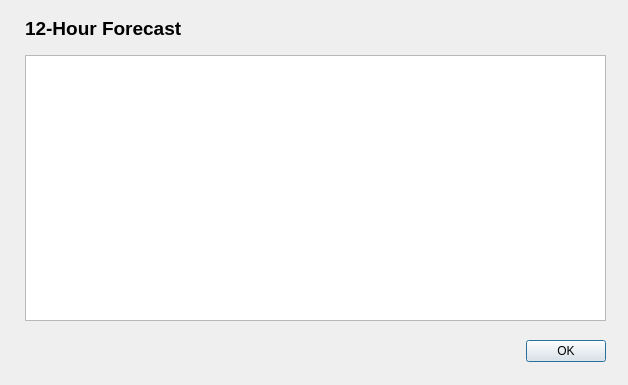
<?xml version="1.0" encoding="UTF-8"?>
<ui version="4.0">
 <class>dialog_12_hour_forecast</class>
 <widget class="QDialog" name="dialog_12_hour_forecast">
  <property name="windowModality">
   <enum>Qt::NonModal</enum>
  </property>
  <property name="geometry">
   <rect>
    <x>0</x>
    <y>0</y>
    <width>628</width>
    <height>385</height>
   </rect>
  </property>
  <property name="windowTitle">
   <string>12 Hour Forecast</string>
  </property>
  <property name="modal">
   <bool>true</bool>
  </property>
  <widget class="QDialogButtonBox" name="buttonBox">
   <property name="geometry">
    <rect>
     <x>265</x>
     <y>335</y>
     <width>341</width>
     <height>32</height>
    </rect>
   </property>
   <property name="orientation">
    <enum>Qt::Horizontal</enum>
   </property>
   <property name="standardButtons">
    <set>QDialogButtonBox::Ok</set>
   </property>
  </widget>
  <widget class="QListWidget" name="listWidget">
   <property name="geometry">
    <rect>
     <x>25</x>
     <y>55</y>
     <width>581</width>
     <height>266</height>
    </rect>
   </property>
   <property name="font">
    <font>
     <pointsize>9</pointsize>
    </font>
   </property>
  </widget>
  <widget class="QLabel" name="label">
   <property name="geometry">
    <rect>
     <x>25</x>
     <y>20</y>
     <width>346</width>
     <height>16</height>
    </rect>
   </property>
   <property name="font">
    <font>
     <pointsize>14</pointsize>
     <bold>true</bold>
    </font>
   </property>
   <property name="text">
    <string notr="true">12-Hour Forecast</string>
   </property>
  </widget>
 </widget>
 <resources/>
 <connections>
  <connection>
   <sender>buttonBox</sender>
   <signal>accepted()</signal>
   <receiver>dialog_12_hour_forecast</receiver>
   <slot>accept()</slot>
   <hints>
    <hint type="sourcelabel">
     <x>248</x>
     <y>254</y>
    </hint>
    <hint type="destinationlabel">
     <x>157</x>
     <y>274</y>
    </hint>
   </hints>
  </connection>
  <connection>
   <sender>buttonBox</sender>
   <signal>rejected()</signal>
   <receiver>dialog_12_hour_forecast</receiver>
   <slot>reject()</slot>
   <hints>
    <hint type="sourcelabel">
     <x>316</x>
     <y>260</y>
    </hint>
    <hint type="destinationlabel">
     <x>286</x>
     <y>274</y>
    </hint>
   </hints>
  </connection>
 </connections>
</ui>
